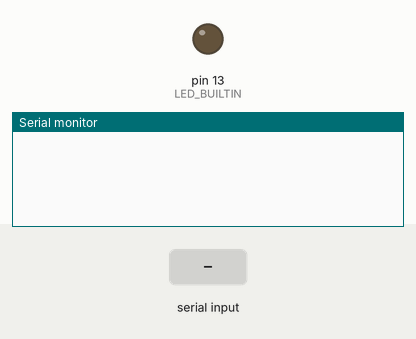
Bench run of a sketch on a simulated Arduino Uno, built with avr-gcc and run on an emulated ATmega328P. Parts: output pins drawn as LEDs (lit = HIGH), the last lines printed to the serial monitor. Inputs (shaded band) come from the test bench.

Above: at 1.2 s.
1.3 s: "on\n" received over Serial
At 2.1 s:
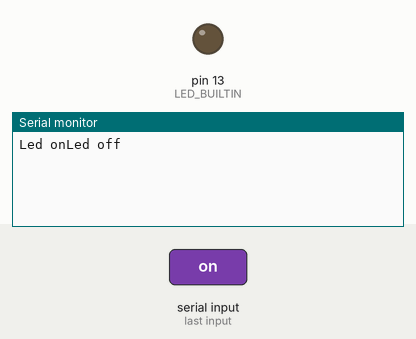
2.8 s: "1\n" received over Serial
At 3.2 s:
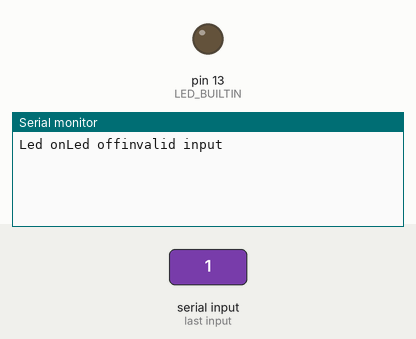

The sketch:

triedFailed.ino
```cpp
String inBytes;

void setup() {
  // put your setup code here, to run once:
Serial.begin(9600);
pinMode(LED_BUILTIN, OUTPUT);
}

void loop() {
  // put your main code here, to run repeatedly:
  if(Serial.available()>0) {
    inBytes = Serial.readStringUntil('\n');
    if (inBytes == "on") {
      digitalWrite(LED_BUILTIN, HIGH);
      Serial.print("Led on");
    }
    if (inBytes == "on") {
      digitalWrite(LED_BUILTIN, LOW);
      Serial.print("Led off");
    } else {
      Serial.print("invalid input");
    }
  }
}
```

Measured:
- after the input at 1.3 s, the serial monitor: prints a new line at once (image 1)
- after the input at 2.8 s, the serial monitor: prints a new line at once (image 2)
